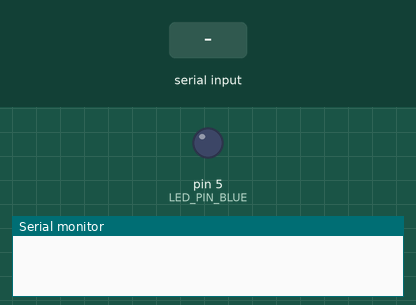
The sketch below on a simulated Arduino Uno, built with avr-gcc and run on an emulated ATmega328P. Parts: output pins drawn as LEDs (lit = HIGH), the last lines printed to the serial monitor. The inputs (shaded band) are chosen by the test bench.

Above: at 1.2 s.
1.3 s: "5\n" received over Serial
2.8 s: "99\n" received over Serial
At 3.7 s:
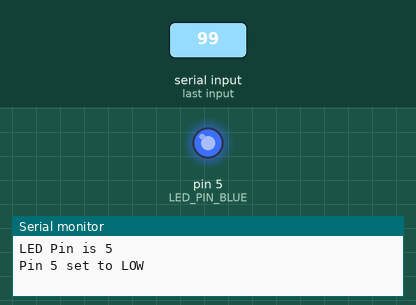
4.3 s: "100\n" received over Serial
At 4.9 s:
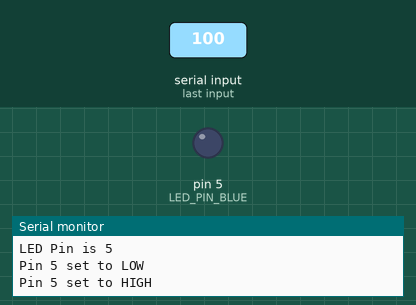
Timing chart, 0 to 7.3 s (numbered marks = the images above; inputs shaded):
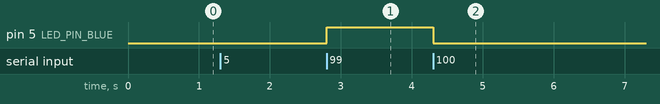

Measured:
- after the input at 2.8 s, pin 5 (LED_PIN_BLUE): LOW → HIGH at once
- after the input at 4.3 s, pin 5 (LED_PIN_BLUE): HIGH → LOW at once

The sketch:

LED_Tests.ino
```cpp
/*
  Blink using Serial communication

  Make sure to set Serial Monitor to line ending
  NOTE: This 4-pin RGP is common cahtode so LOW turns ON and HIGH turns OFF
*/

#define LED_PIN_RED 18 //verified
#define LED_PIN_GREEN 3 //verified
#define LED_PIN_BLUE 5 //verified
#define ON LOW
#define OFF HIGH

int ledPin;

// the setup function runs once when you press reset or power the board
void setup() {
  Serial.begin(9600);
  while (!Serial);
}

// the loop function runs over and over again forever
void loop() {
  // reply only when you receive data:
  if (Serial.available() > 0) {
    // read the incoming byte:
    int temp = Serial.parseInt();
    if (temp == 99) {
      digitalWrite(ledPin, OFF);
      Serial.print("Pin ");
      Serial.print(ledPin);
      Serial.println(" set to LOW");
    } else if (temp == 100) {
      digitalWrite(ledPin, ON);
      Serial.print("Pin ");
      Serial.print(ledPin);
      Serial.println(" set to HIGH");
    } else if (temp < 35 && temp > 0) {
      ledPin = temp;
      pinMode(ledPin, OUTPUT);
      Serial.print("LED Pin is ");
      Serial.println(ledPin);
    }
  }
}
```
